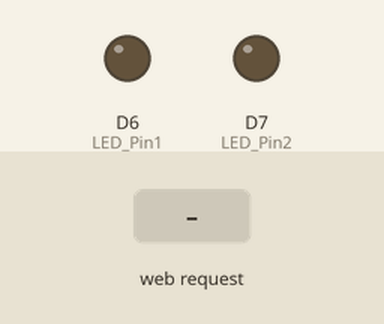
Recording of a sketch running on a simulated ESP8266 (NodeMCU). On the bench: output pins drawn as LEDs (lit = HIGH). Inputs (shaded band) come from the test bench.

Above: at 1.2 s.
1.3 s: HTTP request GET /LEDON1 received
At 2.0 s:
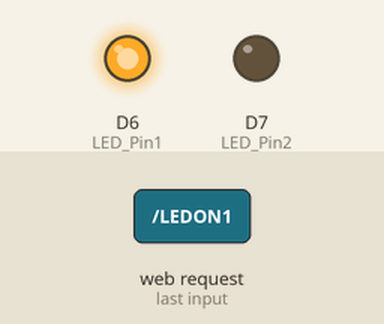
2.8 s: HTTP request GET /LEDON2 received
At 3.2 s:
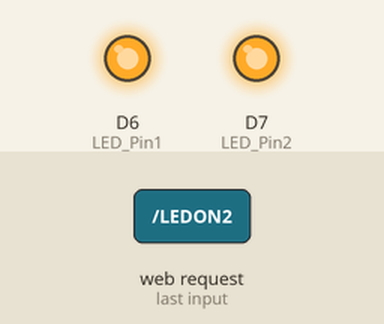
4.3 s: HTTP request GET /LEDOFF1 received
At 5.5 s:
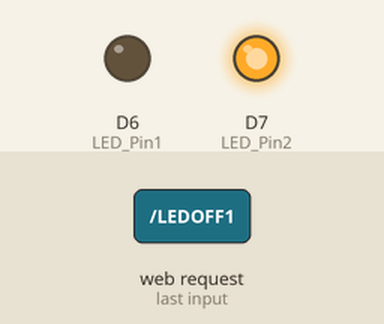
5.8 s: HTTP request GET /LEDOFF2 received
At 6.6 s:
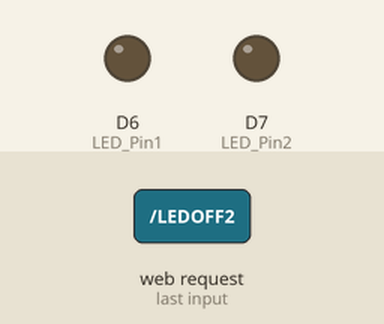
Timing chart, 0 to 8.3 s (numbered marks = the images above; inputs shaded):
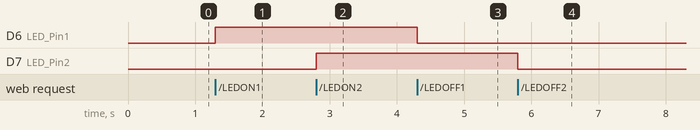

Measured:
- after the input at 1.3 s, D6 (LED_Pin1): LOW → HIGH at once
- after the input at 2.8 s, D7 (LED_Pin2): LOW → HIGH at once
- after the input at 4.3 s, D6 (LED_Pin1): HIGH → LOW at once
- after the input at 5.8 s, D7 (LED_Pin2): HIGH → LOW at once

The sketch:

DieuKhien2Led.ino
```cpp
#include <ESP8266WiFi.h>
const char WiFiPassword[] = "12345678";
const char AP_NameChar[] = "nhom1" ;

WiFiServer server(80);
String header = "HTTP/1.1 200 OK\r\nContent-Type: text/html\r\n\r\n";
String html_1 = "<!DOCTYPE html><html><head><meta name='viewport' content='width=device-width, initial-scale=1.0'/><meta charset='utf-8'><style>body {font-size:140%;} #main {display: table; margin: auto;  padding: 0 10px 0 10px; } h2,{text-align:center; } .button { padding:10px 10px 10px 10px; width:100%;  background-color: #4CAF50; font-size: 120%;}</style><title>LED Control</title></head><body><div id='main'><h2>LED Control</h2>";
String html_2 = "<form id='F1' action='LEDON1'><input class='button' type='submit' value='LED ON1' ></form><br>";
String html_3 = "<form id='F2' action='LEDOFF1'><input class='button' type='submit' value='LED OFF1' ></form><br>";
String html_4 = "<form id='F3' action='LEDON2'><input class='button' type='submit' value='LED ON2' ></form><br>";
String html_5 = "<form id='F4' action='LEDOFF2'><input class='button' type='submit' value='LED OFF2' ></form><br>";
String html_6 = "</div></body></html>";

String request = "";
int LED_Pin1 = D6;
int LED_Pin2 = D7;

void setup()
{
    pinMode(LED_Pin1, OUTPUT);
    pinMode(LED_Pin2, OUTPUT);

    boolean conn = WiFi.softAP(AP_NameChar, WiFiPassword);
    server.begin();

} // void setup()


void loop()
{

    // Check if a client has connected
    WiFiClient client = server.available();
    if (!client)  {  return;  }

    // Read the first line of the request
    request = client.readStringUntil('\r');

    if       ( request.indexOf("LEDON1") > 0 )  { digitalWrite(LED_Pin1, HIGH); }
    else if  ( request.indexOf("LEDOFF1") > 0 ) { digitalWrite(LED_Pin1, LOW);   }
     if       ( request.indexOf("LEDON2") > 0 )  { digitalWrite(LED_Pin2, HIGH);  }
    else if  ( request.indexOf("LEDOFF2") > 0 ) { digitalWrite(LED_Pin2, LOW);   }

    client.flush();

    client.print( header );
    client.print( html_1 );
    client.print( html_2 );
    client.print( html_3 );
    client.print( html_4);
    client.print( html_5 );
    client.print( html_6);

    delay(5);
  // The client will actually be disconnected when the function returns and 'client' object is detroyed

}
```
